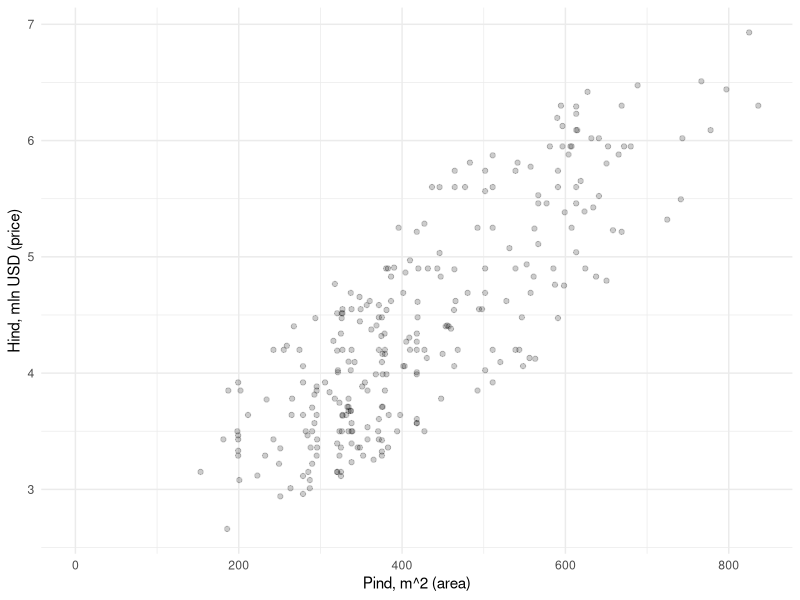
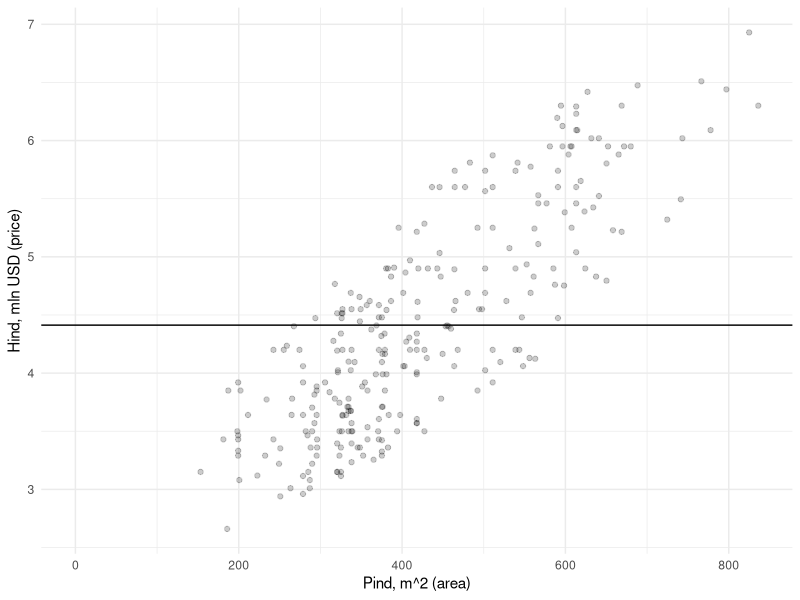
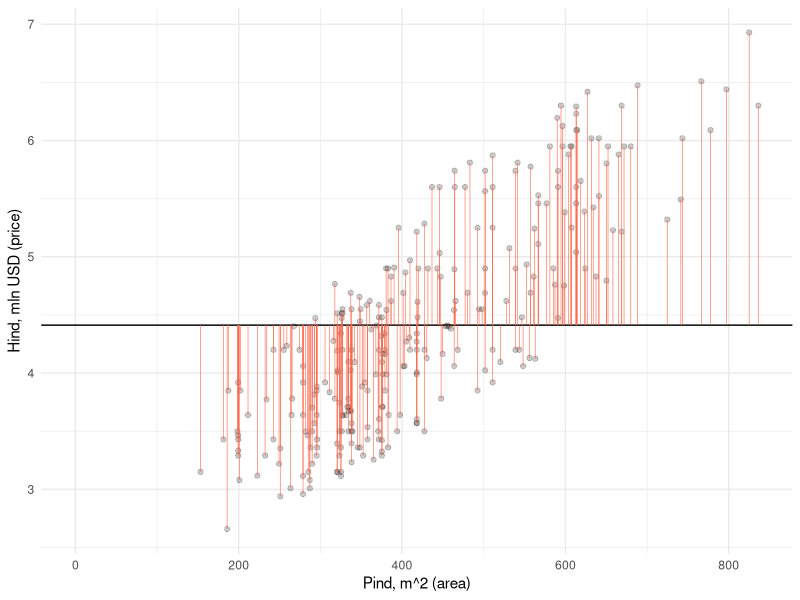
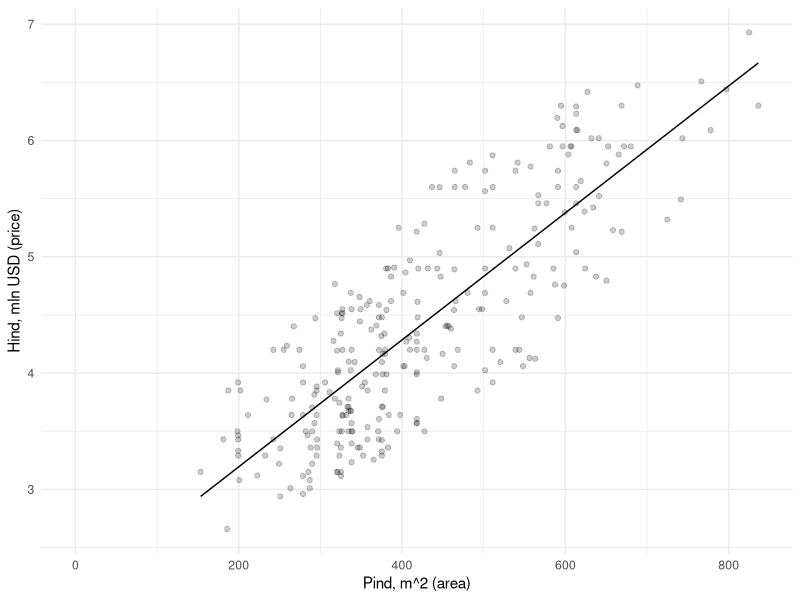
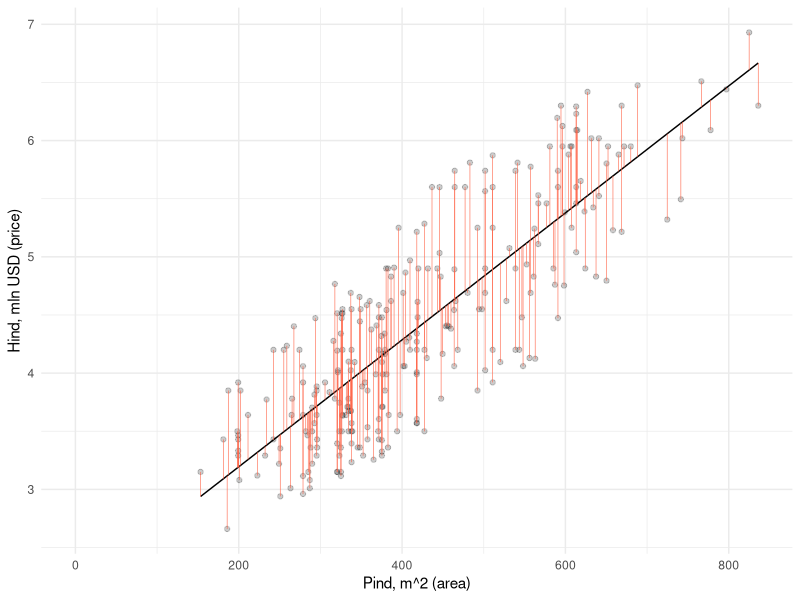
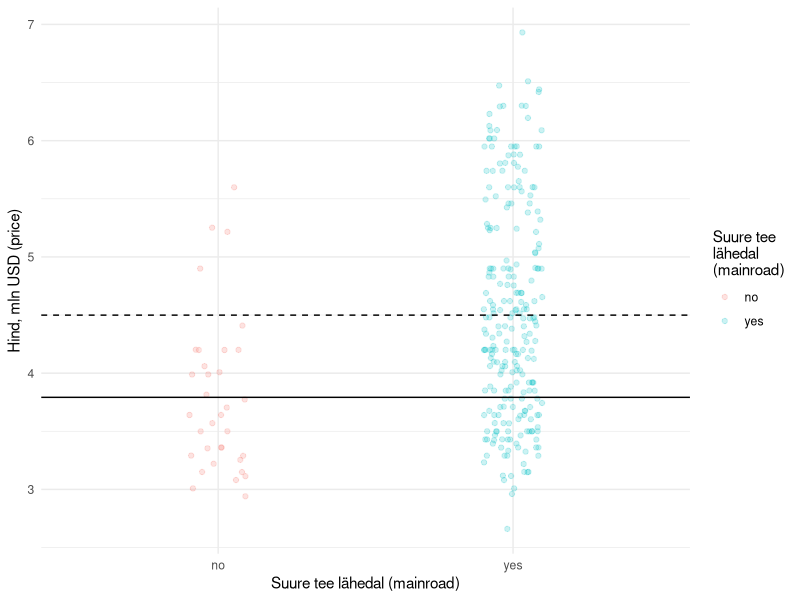
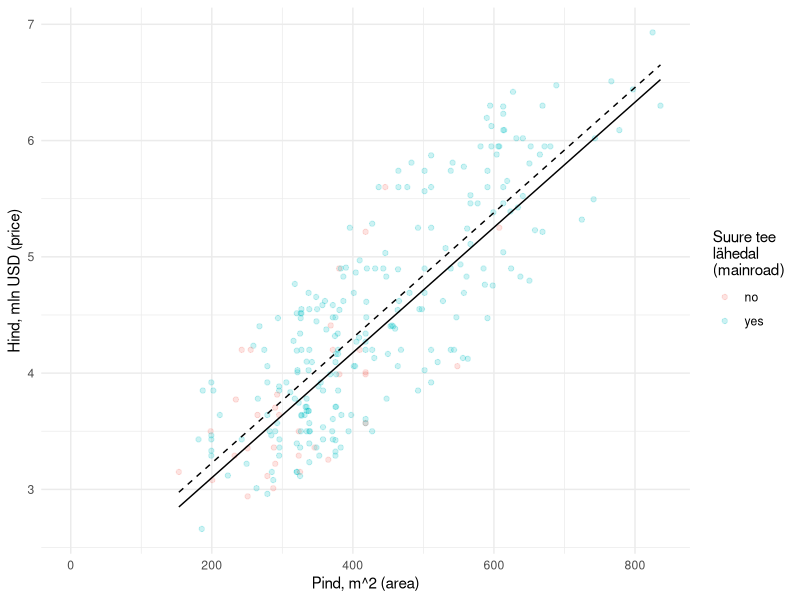
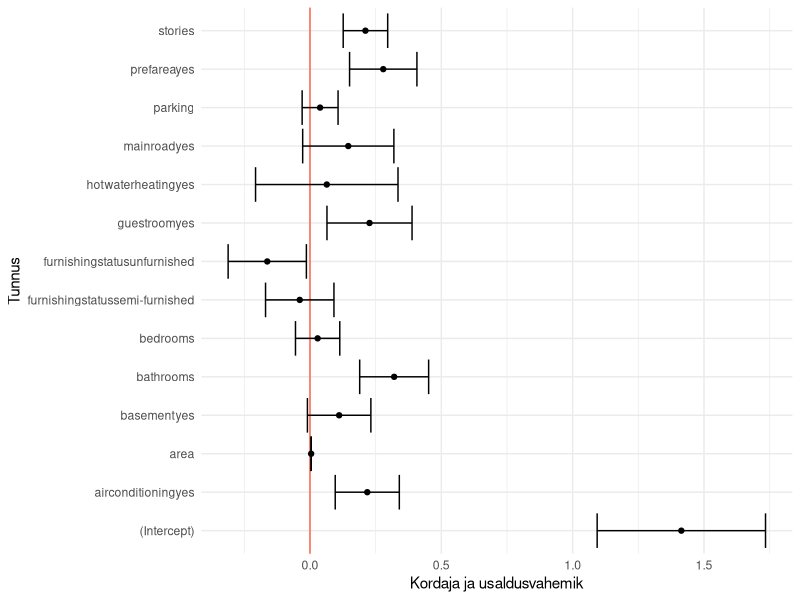

Reproduce these figures in R, in order.
## ---- chunk 1
library('magrittr')
majad <- read.csv('andmed/housingprices.csv')
str(majad)
## ---- chunk 2
#| echo: false
library('ggplot2')
joonis <- ggplot(majad) + aes(x = area, y = price) + 
  scale_x_continuous(limits = c(0, max(majad$area))) + 
  labs(x = "Pind, m^2 (area)", y = "Hind, mln USD (price)") + 
  geom_point(alpha = .2) + 
  theme_minimal()
joonis
## ---- chunk 3
#| echo: false
joonis + 
  geom_hline(yintercept = mean(majad$price))
## ---- chunk 4
#| echo: false
joonis + 
  geom_hline(yintercept = mean(majad$price), color = 'black') + 
  geom_segment(aes(xend = area, yend = mean(price)), color = 'tomato', lwd = .2)
## ---- chunk 5
#| echo: false
#| label: fig-arvtunnus
#| fig-cap: Regressioonisirge
joonis + 
  geom_smooth(method = 'lm', formula = y ~ x, se = F, color = 'black', lwd = .5)
## ---- chunk 6
#| echo: false
joonis + 
  geom_smooth(method = 'lm', formula = y ~ x, se = F, color = 'black', lwd = .5) + 
  geom_segment(aes(xend = area, yend = fitted(lm(price ~ area, majad))), color = 'tomato', lwd = .2)
## ---- chunk 7
mPind <- lm(price ~ area, majad)
## ---- chunk 8
mTee <- lm(price ~ mainroad, majad)
## ---- chunk 9
mPindTee <- lm(price ~ area + mainroad, majad)
## ---- chunk 10
mKõik <- lm(price ~ ., majad)
## ---- chunk 11
mPind
## ---- chunk 12
mTee
## ---- chunk 13
#| echo: false
#| label: fig-nimitunnus
#| fig-cap: Nimitunnus regressioonimudelis
ggplot(majad) + aes(x = mainroad, y = price, color = mainroad) + 
  labs(x = "Suure tee lähedal (mainroad)", y = "Hind, mln USD (price)", 
       color = "Suure tee\nlähedal\n(mainroad)") + 
  geom_jitter(alpha = .2, width = .1) + 
  geom_hline(yintercept = mean(majad$price[majad$mainroad == 'no']), 
             color = 'black') + 
  geom_hline(yintercept = mean(majad$price[majad$mainroad == 'yes']), 
             color = 'black', linetype = 'dashed') + 
  theme_minimal()
## ---- chunk 14
mPindTee
## ---- chunk 15
#| echo: false
ei <- list(area = majad$area, mainroad = rep('no', nrow(majad)))
jah <- list(area = majad$area, mainroad = rep('yes', nrow(majad)))
joonis + aes(color = mainroad) + 
  labs(color = "Suure tee\nlähedal\n(mainroad)") + 
  geom_line(aes(y = predict(mPindTee, ei)), color = 'black') + 
  geom_line(aes(y = predict(mPindTee, jah)), color = 'black', linetype = 'dashed')
## ---- chunk 16
mudel <- lm(price ~ ., majad)
confint(mudel, level = .95)
## ---- chunk 17
#| echo: false
kindlused <- confint(mKõik) %>% as.data.frame
names(kindlused) <- c('min','max')
kindlused$koef <- mKõik$coef
kindlused$tunnus <- rownames(kindlused)
ggplot(kindlused) + aes(x = tunnus, y = koef) +
  labs(x = "Tunnus", y = "Kordaja ja usaldusvahemik") + 
  coord_flip() +
  geom_hline(yintercept = 0, color = 'tomato') + 
  geom_errorbar(aes(ymin = min, ymax = max)) + 
  geom_point() + 
  theme_minimal()
## ---- chunk 18
mudel <- lm(price ~ ., majad)
summary(mudel)
## ---- chunk 19
#| echo: false
#| label: fig-jääk
#| fig-cap: Regressiooni jäägid
joonis + 
  geom_smooth(method = 'lm', formula = y ~ x, se = F, color = 'black', lwd = .5) + 
  geom_segment(aes(xend = area, yend = fitted(lm(price ~ area, majad))), color = 'tomato', lwd = .2)
## ---- chunk 20
#| echo: false
ggplot() + aes(x = residuals(mPind)) + 
  labs(x = "Jäägid", y = "Sagedus") + 
  geom_histogram(bins = 30, alpha = .5) + 
  theme_minimal()
## ---- chunk 21
#| echo: false
joonis + 
  geom_smooth(method = 'lm', formula = y ~ x, se = F, color = 'black', lwd = .5) + 
  geom_vline(xintercept = 700, color = 'tomato')
## ---- chunk 22
mudel <- lm(price ~ area, majad)
predict(mudel, list(area = 700))
## ---- chunk 23
mudel <- lm(price ~ area + bedrooms, majad)
predict(mudel, list(area = 678, bedrooms = 3))
